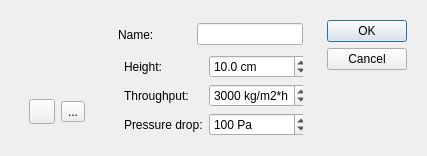
<ui version="4.0">
 <class>MTDAddUpdateDlg</class>
 <widget class="QDialog" name="MTDAddUpdateDlg">
  <property name="geometry">
   <rect>
    <x>0</x>
    <y>0</y>
    <width>422</width>
    <height>156</height>
   </rect>
  </property>
  <property name="windowTitle">
   <string>Dialog</string>
  </property>
  <layout class="QHBoxLayout" name="horizontalLayout" stretch="0,0,0">
   <item>
    <widget class="QWidget" name="widget" native="true">
     <layout class="QVBoxLayout" name="verticalLayout_3">
      <item>
       <widget class="QLabel" name="labelIcon">
        <property name="minimumSize">
         <size>
          <width>64</width>
          <height>64</height>
         </size>
        </property>
        <property name="text">
         <string notr="true"/>
        </property>
        <property name="pixmap">
         <pixmap resource="imagenes/o18model.qrc">:/mtd/imagen</pixmap>
        </property>
        <property name="scaledContents">
         <bool>true</bool>
        </property>
       </widget>
      </item>
      <item>
       <widget class="QWidget" name="widget_4" native="true">
        <layout class="QHBoxLayout" name="horizontalLayout_3">
         <item>
          <spacer name="horizontalSpacer_2">
           <property name="orientation">
            <enum>Qt::Horizontal</enum>
           </property>
           <property name="sizeHint" stdset="0">
            <size>
             <width>40</width>
             <height>20</height>
            </size>
           </property>
          </spacer>
         </item>
         <item>
          <widget class="QToolButton" name="btnCambiar">
           <property name="text">
            <string/>
           </property>
           <property name="icon">
            <iconset>
             <normalon>:/mtd/cambiar</normalon>
            </iconset>
           </property>
           <property name="iconSize">
            <size>
             <width>18</width>
             <height>18</height>
            </size>
           </property>
          </widget>
         </item>
         <item>
          <widget class="QToolButton" name="btnLimpiar">
           <property name="text">
            <string>...</string>
           </property>
           <property name="icon">
            <iconset>
             <normalon>:/mtd/limpiar</normalon>
            </iconset>
           </property>
           <property name="iconSize">
            <size>
             <width>18</width>
             <height>18</height>
            </size>
           </property>
          </widget>
         </item>
         <item>
          <spacer name="horizontalSpacer_3">
           <property name="orientation">
            <enum>Qt::Horizontal</enum>
           </property>
           <property name="sizeHint" stdset="0">
            <size>
             <width>40</width>
             <height>20</height>
            </size>
           </property>
          </spacer>
         </item>
        </layout>
       </widget>
      </item>
      <item>
       <spacer name="verticalSpacer_2">
        <property name="orientation">
         <enum>Qt::Vertical</enum>
        </property>
        <property name="sizeHint" stdset="0">
         <size>
          <width>20</width>
          <height>40</height>
         </size>
        </property>
       </spacer>
      </item>
     </layout>
    </widget>
   </item>
   <item>
    <widget class="QWidget" name="widget_3" native="true">
     <layout class="QVBoxLayout" name="verticalLayout_2" stretch="0,0">
      <item>
       <widget class="QWidget" name="wgtName" native="true">
        <layout class="QHBoxLayout" name="horizontalLayout_2">
         <property name="leftMargin">
          <number>0</number>
         </property>
         <property name="topMargin">
          <number>0</number>
         </property>
         <property name="rightMargin">
          <number>0</number>
         </property>
         <property name="bottomMargin">
          <number>0</number>
         </property>
         <item>
          <widget class="QLabel" name="label">
           <property name="text">
            <string>Name:</string>
           </property>
          </widget>
         </item>
         <item>
          <spacer name="horizontalSpacer">
           <property name="orientation">
            <enum>Qt::Horizontal</enum>
           </property>
           <property name="sizeHint" stdset="0">
            <size>
             <width>40</width>
             <height>20</height>
            </size>
           </property>
          </spacer>
         </item>
         <item>
          <widget class="QLineEdit" name="leName">
           <property name="maximumSize">
            <size>
             <width>16777215</width>
             <height>16777215</height>
            </size>
           </property>
          </widget>
         </item>
        </layout>
       </widget>
      </item>
      <item>
       <widget class="QWidget" name="widget_5" native="true">
        <layout class="QFormLayout" name="formLayout_3">
         <property name="labelAlignment">
          <set>Qt::AlignLeading|Qt::AlignLeft|Qt::AlignVCenter</set>
         </property>
         <property name="formAlignment">
          <set>Qt::AlignRight|Qt::AlignTop|Qt::AlignTrailing</set>
         </property>
         <property name="leftMargin">
          <number>0</number>
         </property>
         <property name="topMargin">
          <number>0</number>
         </property>
         <property name="rightMargin">
          <number>0</number>
         </property>
         <property name="bottomMargin">
          <number>0</number>
         </property>
         <item row="0" column="1">
          <widget class="QDoubleSpinBox" name="sbHeight">
           <property name="maximumSize">
            <size>
             <width>100</width>
             <height>16777215</height>
            </size>
           </property>
           <property name="suffix">
            <string> cm</string>
           </property>
           <property name="decimals">
            <number>1</number>
           </property>
           <property name="minimum">
            <double>0.100000000000000</double>
           </property>
           <property name="maximum">
            <double>100000000000000.000000000000000</double>
           </property>
           <property name="singleStep">
            <double>0.500000000000000</double>
           </property>
           <property name="value">
            <double>10.000000000000000</double>
           </property>
          </widget>
         </item>
         <item row="2" column="0">
          <widget class="QLabel" name="label_4">
           <property name="text">
            <string>Throughput:</string>
           </property>
          </widget>
         </item>
         <item row="3" column="0">
          <widget class="QLabel" name="label_5">
           <property name="text">
            <string>Pressure drop:</string>
           </property>
          </widget>
         </item>
         <item row="0" column="0">
          <widget class="QLabel" name="label_3">
           <property name="text">
            <string>Height:</string>
           </property>
          </widget>
         </item>
         <item row="3" column="1">
          <widget class="QSpinBox" name="sbDPressure">
           <property name="maximumSize">
            <size>
             <width>100</width>
             <height>16777215</height>
            </size>
           </property>
           <property name="suffix">
            <string> Pa</string>
           </property>
           <property name="minimum">
            <number>1</number>
           </property>
           <property name="maximum">
            <number>10000000</number>
           </property>
           <property name="singleStep">
            <number>10</number>
           </property>
           <property name="value">
            <number>100</number>
           </property>
          </widget>
         </item>
         <item row="2" column="1">
          <widget class="QSpinBox" name="sbThroughput">
           <property name="maximumSize">
            <size>
             <width>100</width>
             <height>16777215</height>
            </size>
           </property>
           <property name="suffix">
            <string> kg/m2*h</string>
           </property>
           <property name="prefix">
            <string/>
           </property>
           <property name="minimum">
            <number>100</number>
           </property>
           <property name="maximum">
            <number>1000000000</number>
           </property>
           <property name="singleStep">
            <number>100</number>
           </property>
           <property name="value">
            <number>3000</number>
           </property>
          </widget>
         </item>
        </layout>
       </widget>
      </item>
     </layout>
    </widget>
   </item>
   <item>
    <widget class="QWidget" name="widget_2" native="true">
     <layout class="QVBoxLayout" name="verticalLayout">
      <item>
       <widget class="QPushButton" name="btnOK">
        <property name="text">
         <string>OK</string>
        </property>
       </widget>
      </item>
      <item>
       <widget class="QPushButton" name="btnCanccel">
        <property name="text">
         <string>Cancel</string>
        </property>
       </widget>
      </item>
      <item>
       <spacer name="verticalSpacer">
        <property name="orientation">
         <enum>Qt::Vertical</enum>
        </property>
        <property name="sizeHint" stdset="0">
         <size>
          <width>20</width>
          <height>40</height>
         </size>
        </property>
       </spacer>
      </item>
     </layout>
    </widget>
   </item>
  </layout>
 </widget>
 <resources>
  <include location="imagenes/o18model.qrc"/>
 </resources>
 <connections>
  <connection>
   <sender>btnCanccel</sender>
   <signal>clicked()</signal>
   <receiver>MTDAddUpdateDlg</receiver>
   <slot>reject()</slot>
   <hints>
    <hint type="sourcelabel">
     <x>420</x>
     <y>202</y>
    </hint>
    <hint type="destinationlabel">
     <x>559</x>
     <y>205</y>
    </hint>
   </hints>
  </connection>
 </connections>
</ui>
